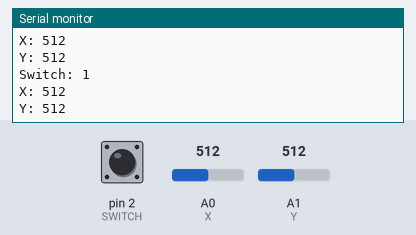
The sketch below on a simulated Arduino Uno, built with avr-gcc and run on an emulated ATmega328P. On the bench: the last lines printed to the serial monitor. Inputs (shaded band) come from the test bench; at power-on: A0 (X) = 512, A1 (Y) = 512, pin 2 (SWITCH) HIGH.

Above: at 1.2 s.
1.3 s: A0 (X) set to 716
At 2.12 s:
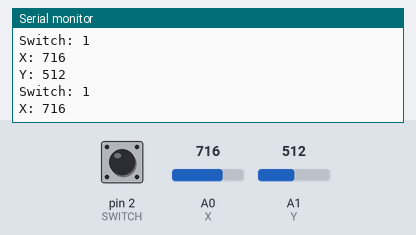
2.8 s: A1 (Y) set to 716
At 3.33 s:
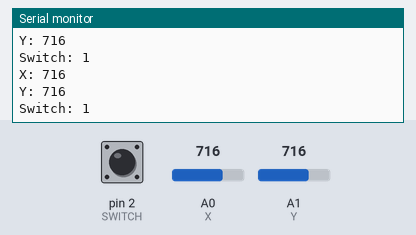
4.3 s: pin 2 (SWITCH) pulled LOW for 0.15 s
5.9 s: A0 (X) set to 900
At 5.96 s:
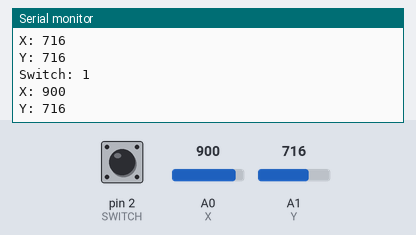
7.4 s: A1 (Y) set to 900
At 7.47 s:
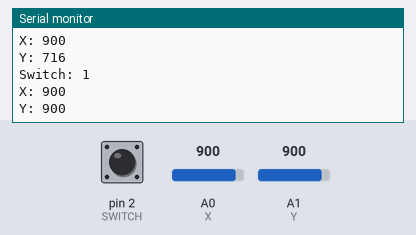
Timing chart, 0 to 9.9 s (numbered marks = the images above; inputs shaded):
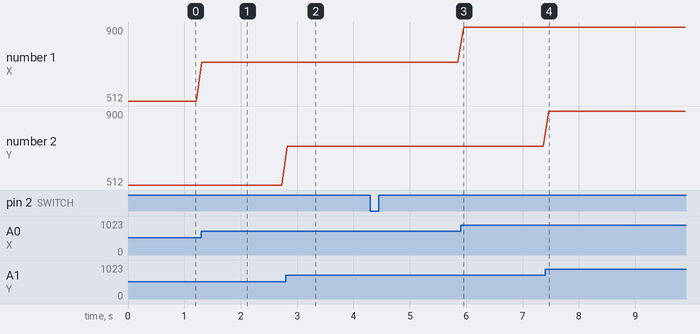

The sketch:

joystick.ino
```cpp
const int SWITCH = 2;
const int X = 0;
const int Y = 1;

void setup() {
  pinMode(SWITCH, INPUT);
  digitalWrite(SWITCH, HIGH);
  Serial.begin(115200);
}

void loop() {
  Serial.print("Switch: ");
  Serial.print(digitalRead(SWITCH));
  Serial.println("");

  Serial.print("X: ");
  Serial.print(analogRead(X));
  Serial.println("");

  Serial.print("Y: ");
  Serial.print(analogRead(Y));
  Serial.println("");
  Serial.println("");

  delay(100);
}
```

Measured:
- after the input at 1.3 s, the serial monitor: prints a new line at once (image 1)
- after the input at 2.8 s, the serial monitor: prints a new line at once (image 2)
- after the input at 5.9 s, the serial monitor: prints a new line after 0.05 s (image 3)
- after the input at 7.4 s, the serial monitor: prints a new line after 0.07 s (image 4)
- plotted number 1: 512 → 716 after the input at 1.3 s, 716 → 900 after the input at 5.9 s
